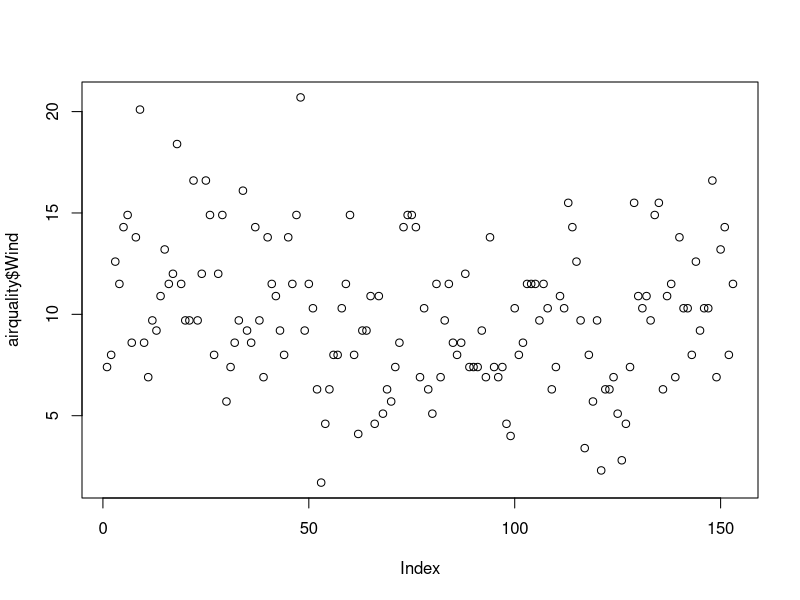
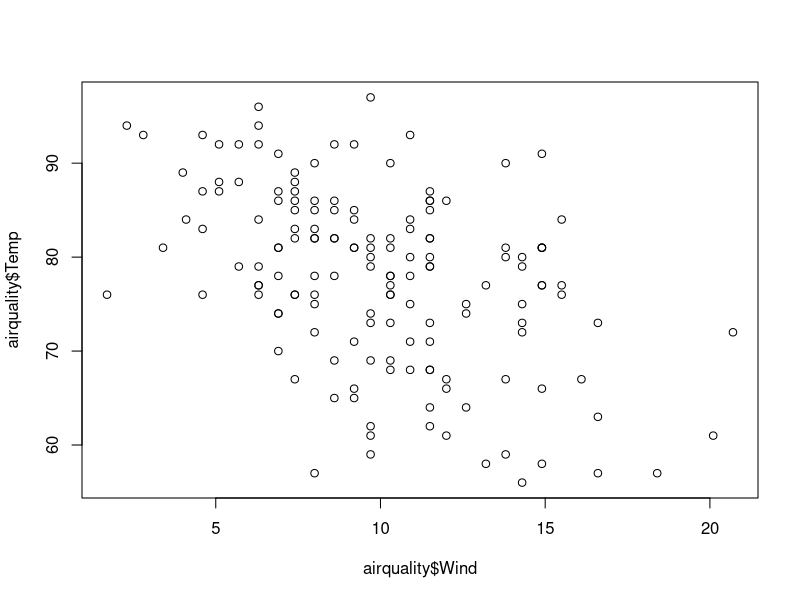
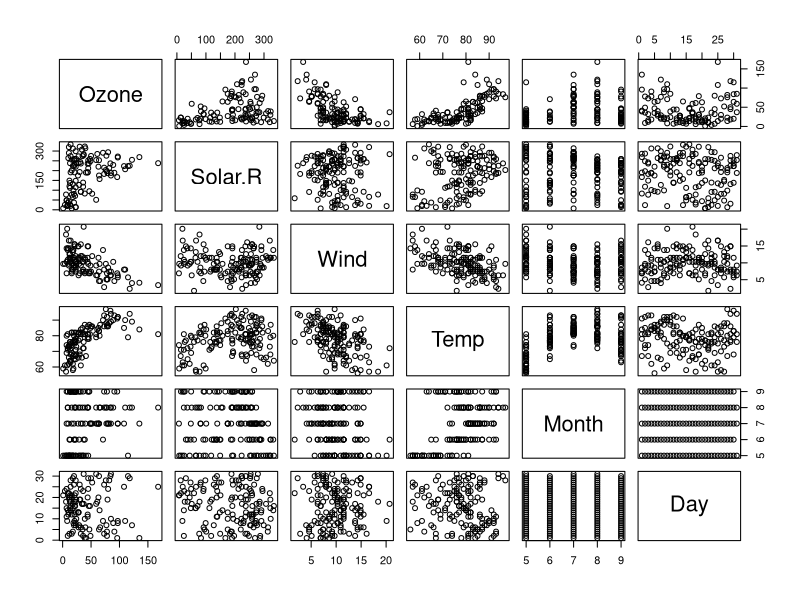
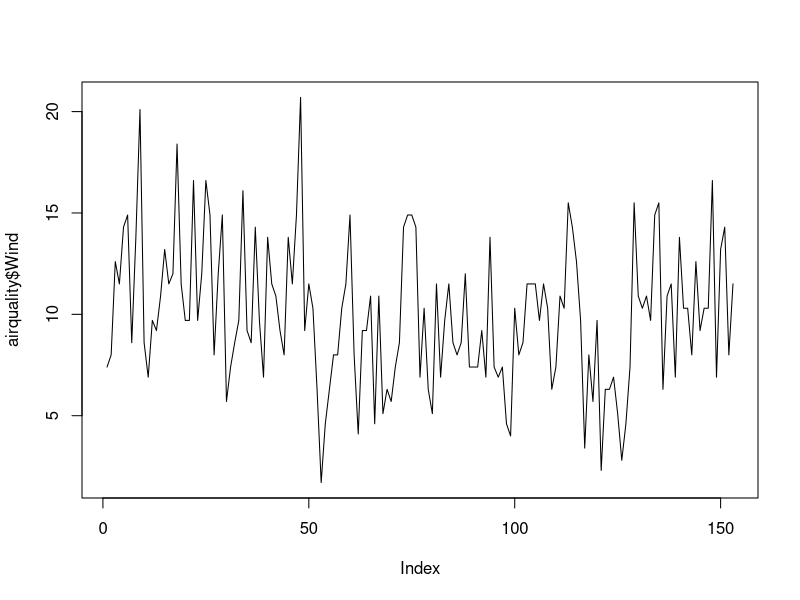
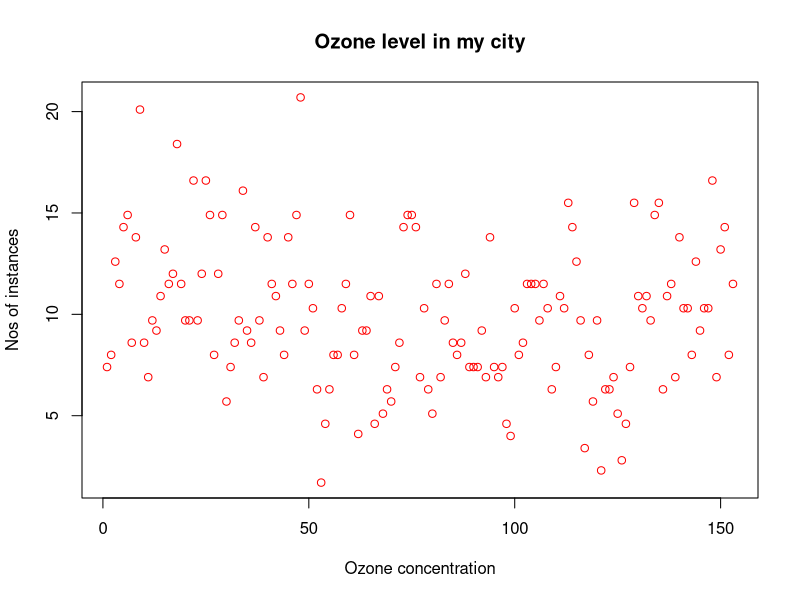
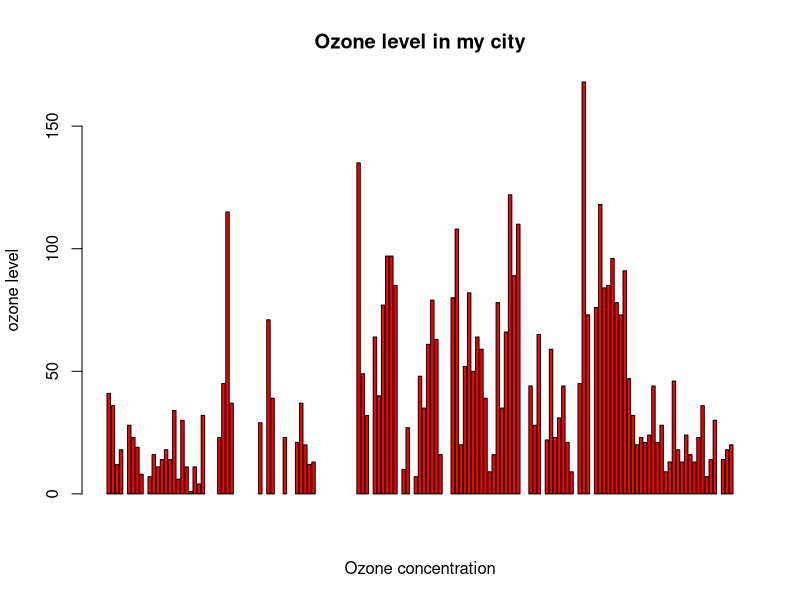
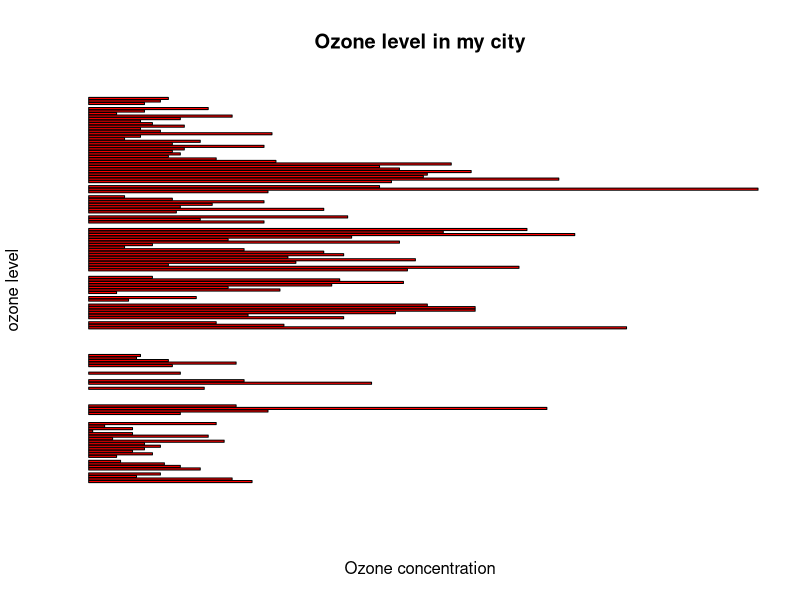
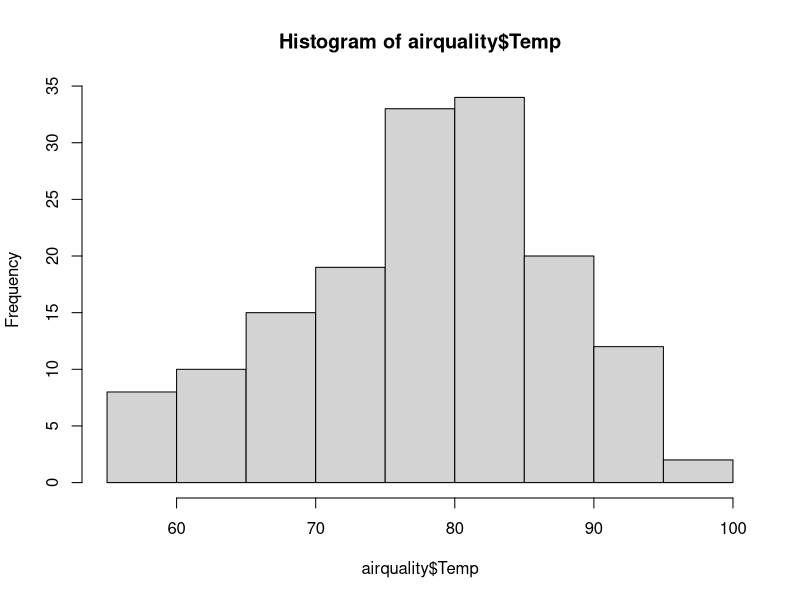

The R script that drew these images, in order:
airquality <- datasets::airquality 
datasets::airquality 
### top 10 rows and last 10 rows
head(airquality,10) 
tail(airquality,10) 

### columns
airquality[,c(1,2)] 
df<- airquality[,-6] 
df
airquality$Ozone 

#### summary
summary(airquality$Ozone) 
summary(airquality) 

###### plot data
plot(airquality$Wind) 
plot(airquality$Wind,airquality$Temp,type = "p") 
plot(airquality) 

### points & line
plot(airquality$Wind,type = "l")  
plot(airquality$Wind,xlab = 'Ozone concentration',ylab = "Nos of instances",main ="Ozone level in my city",col= 'red') 

### Horizontal bar plot
barplot(airquality$Ozone,xlab = 'Ozone concentration',ylab = "ozone level",main ="Ozone level in my city",col= 'red',horiz =F ,axes =  T) 

##### vERTICAL BARPLOT
barplot(airquality$Ozone,xlab = 'Ozone concentration',ylab = "ozone level",main ="Ozone level in my city",col= 'red',horiz =T ,axes =  F) 

### histogram 
hist(airquality$Temp) 
hist(airquality$Temp,main = 'Solar radiation values in air',xlab="solar rad" ,col='red')  

#### single box plot
boxplot(airquality$Wind,main="Boxplot") 
boxplot.stats(airquality$Wind)$out 
